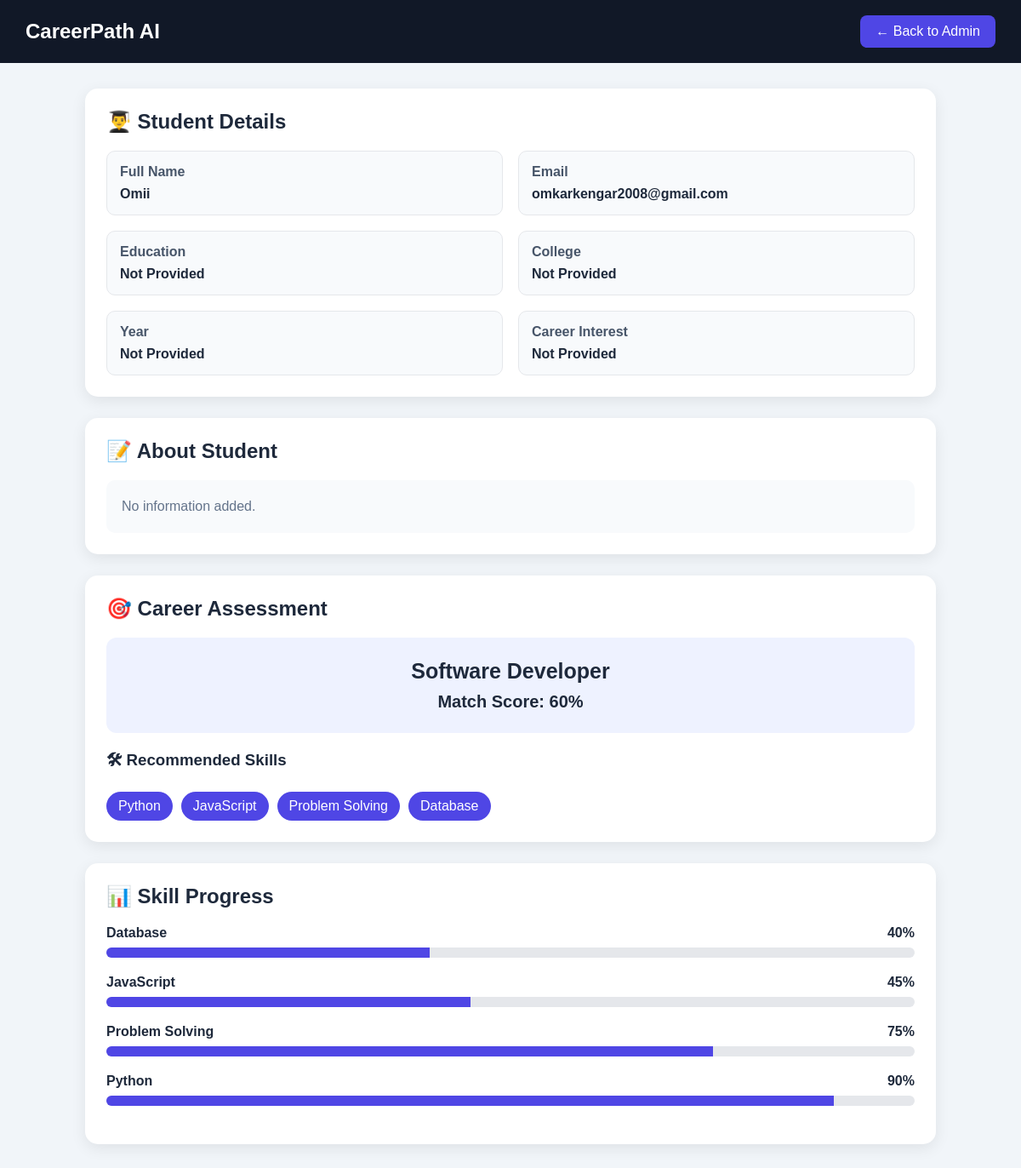
Screenshot of /admin/student/omkarkengar2008@gmail.com (signed in) with the database file from the repository.
### tables this page shows
CREATE TABLE users (
            id INTEGER PRIMARY KEY AUTOINCREMENT,
            name TEXT NOT NULL,
            email TEXT UNIQUE NOT NULL,
            password TEXT NOT NULL
        , education TEXT, college TEXT, year TEXT, career TEXT, about TEXT);

CREATE TABLE assessments (
            id INTEGER PRIMARY KEY AUTOINCREMENT,
            user_email TEXT NOT NULL,
            career TEXT NOT NULL,
            score INTEGER NOT NULL,
            skills TEXT NOT NULL
        );

CREATE TABLE progress (
            id INTEGER PRIMARY KEY AUTOINCREMENT,
            user_email TEXT NOT NULL,
            skill TEXT NOT NULL,
            progress INTEGER NOT NULL,
            UNIQUE(user_email, skill)
        );

### app.py (the view)
@app.route("/admin/student/<email>")
def admin_student(email):
    if not session.get("admin_logged_in"):
        return redirect("/admin-login")
    conn = sqlite3.connect("database/careerpath.db")
    cursor = conn.cursor()
    cursor.execute("""
        SELECT
            name,
            email,
            education,
            college,
            year,
            career,
            about
        FROM users
        WHERE email = ?
    """, (email,))
    student = cursor.fetchone()
    cursor.execute("""
        SELECT
            career,
            score,
            skills
        FROM assessments
        WHERE user_email = ?
        ORDER BY id DESC
        LIMIT 1
    """, (email,))
    assessment_data = cursor.fetchone()
    cursor.execute("""
        SELECT
            skill,
            progress
        FROM progress
        WHERE user_email = ?
        ORDER BY skill
    """, (email,))
    student_progress = cursor.fetchall()
    conn.close()
    if not student:
        return "Student not found."
    return render_template(
        "admin_student.html",
        student=student,
        assessment=assessment_data,
        student_progress=student_progress
    )

### templates/admin_student.html (shortened to what this page needs)
<!DOCTYPE html>
<html lang="en">
<head>
</head>
<body>
<header>
    <h1>CareerPath AI</h1>
    <a href="/admin" class="back-btn">
        ← Back to Admin
    </a>
</header>
<div class="container">
    <div class="card">
        <h2>👨‍🎓 Student Details</h2>
        <div class="info-grid">
            <div class="info-box">
                <strong>Full Name</strong>
                <span>
                    {{ student[0] or "Not Provided" }}
                </span>
            </div>
            <div class="info-box">
                <strong>Email</strong>
                <span>
                    {{ student[1] or "Not Provided" }}
                </span>
            </div>
            <div class="info-box">
                <strong>Education</strong>
                <span>
                    {{ student[2] or "Not Provided" }}
                </span>
            </div>
            <div class="info-box">
                <strong>College</strong>
                <span>
                    {{ student[3] or "Not Provided" }}
                </span>
            </div>
            <div class="info-box">
                <strong>Year</strong>
                <span>
                    {{ student[4] or "Not Provided" }}
                </span>
            </div>
            <div class="info-box">
                <strong>Career Interest</strong>
                <span>
                    {{ student[5] or "Not Provided" }}
                </span>
            </div>
        </div>
    </div>
    <div class="card">
        <h2>📝 About Student</h2>
        <div class="about">
            {% if student[6] %}
                {{ student[6] }}
            {% else %}
                <span class="no-data">
                    No information added.
                </span>
            {% endif %}
        </div>
    </div>
    <div class="card">
        <h2>🎯 Career Assessment</h2>
        {% if assessment %}
            <div class="career-box">
                <div class="career-name">
                    {{ assessment[0] }}
                </div>
                <div class="score">
                    Match Score: {{ assessment[1] }}%
                </div>
            </div>
            <h3>🛠 Recommended Skills</h3>
            <div class="skills">
                {% for skill in assessment[2].split(",") %}
                    <span class="skill-tag">
                        {{ skill.strip() }}
                    </span>
                {% endfor %}
            </div>
        {% else %}
            <p class="no-data">
                Student has not completed the assessment.
            </p>
        {% endif %}
    </div>
    <div class="card">
        <h2>📊 Skill Progress</h2>
        {% if student_progress %}
            {% for item in student_progress %}
                <div class="progress-item">
                    <div class="progress-header">
                        <span>
                            {{ item[0] }}
                        </span>
                        <span>
                            {{ item[1] }}%
                        </span>
                    </div>
                    <div class="progress-bar">
                        <div
                            class="progress-fill"
                            style="width: {{ item[1] }}%;"
                        ></div>
                    </div>
                </div>
            {% endfor %}
        {% else %}
            <p class="no-data">
                No skill progress available.
            </p>
        {% endif %}
    </div>
</div>
</body>
</html>

### templates/admin_student.html (style rules this page uses)
* { box-sizing: border-box; }
body { margin: 0; font-family: Arial, sans-serif; background: #f1f5f9; color: #1e293b; }
header { background: #111827; color: white; padding: 18px 30px; display: flex; justify-content: space-between; align-items: center; }
header h1 { margin: 0; font-size: 24px; }
.back-btn { text-decoration: none; background: #4f46e5; color: white; padding: 10px 18px; border-radius: 8px; }
.container { width: 90%; max-width: 1000px; margin: 30px auto; }
.card { background: white; padding: 25px; border-radius: 15px; margin-bottom: 25px; box-shadow: 0 5px 18px rgba(0,0,0,0.08); }
.card h2 { margin-top: 0; margin-bottom: 20px; }
.info-grid { display: grid; grid-template-columns: repeat(2, 1fr); gap: 18px; }
.info-box { background: #f8fafc; padding: 15px; border-radius: 10px; border: 1px solid #e5e7eb; }
.info-box strong { display: block; margin-bottom: 8px; color: #475569; }
.info-box span { font-weight: 600; }
.career-box { text-align: center; background: #eef2ff; padding: 25px; border-radius: 12px; }
.career-name { font-size: 25px; font-weight: bold; margin-bottom: 10px; }
.score { font-size: 20px; font-weight: bold; }
.skills { display: flex; flex-wrap: wrap; gap: 10px; }
.skill-tag { background: #4f46e5; color: white; padding: 8px 14px; border-radius: 20px; }
.progress-item { margin-bottom: 20px; }
.progress-header { display: flex; justify-content: space-between; margin-bottom: 8px; font-weight: bold; }
.progress-bar { width: 100%; height: 12px; background: #e5e7eb; border-radius: 20px; overflow: hidden; }
.progress-fill { height: 100%; background: #4f46e5; }
.about { background: #f8fafc; padding: 18px; border-radius: 10px; line-height: 1.6; }
.no-data { color: #64748b; }

### rows the page displays
users: name "Omii", email "omkarkengar2008@gmail.com"
assessments: career "Software Developer", score "60"
progress: skill "Database", progress "40"
progress: skill "JavaScript", progress "45"
progress: skill "Problem Solving", progress "75"
progress: skill "Python", progress "90"

### other values shown
{{ student[2] or "Not Provided" }} "Not Provided"
{{ student[3] or "Not Provided" }} "Not Provided"
{{ student[4] or "Not Provided" }} "Not Provided"
{{ student[5] or "Not Provided" }} "Not Provided"
{{ skill.strip() }} "Python" "JavaScript" "Problem Solving" "Database"
